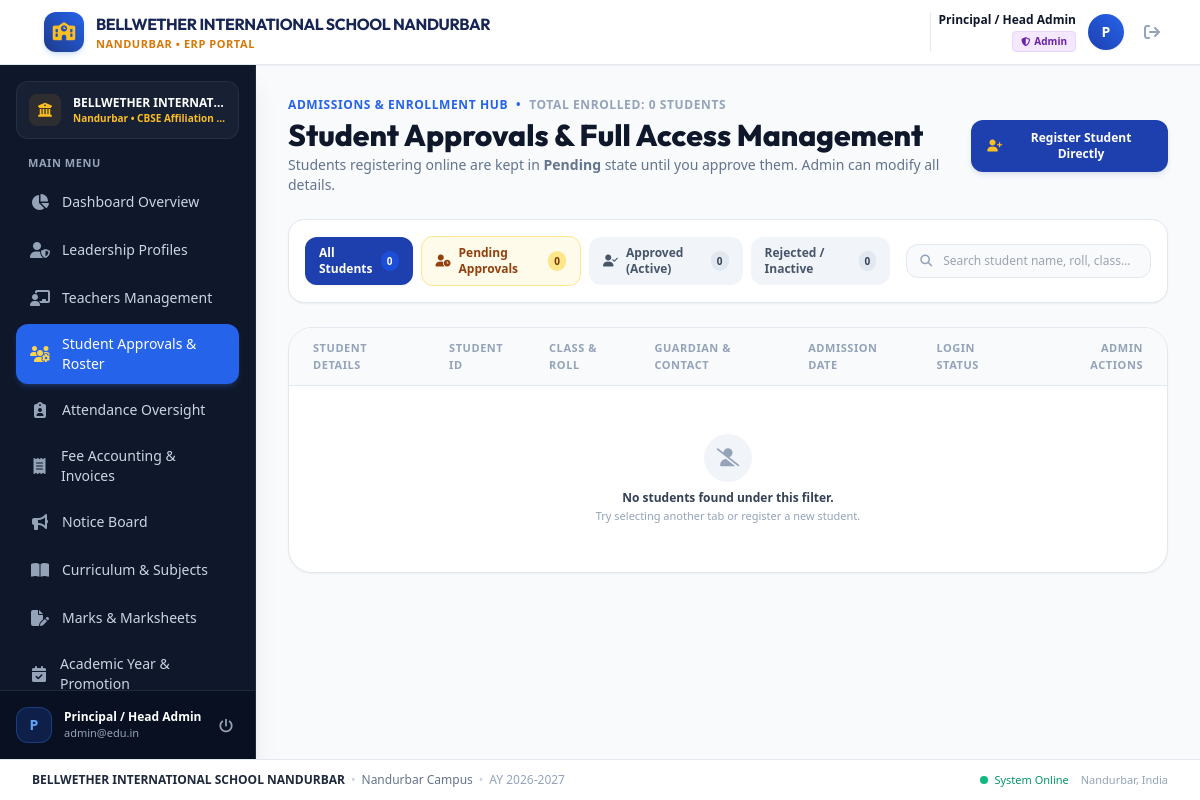
The page /admin/students.php (signed in) on the database as committed earlier.
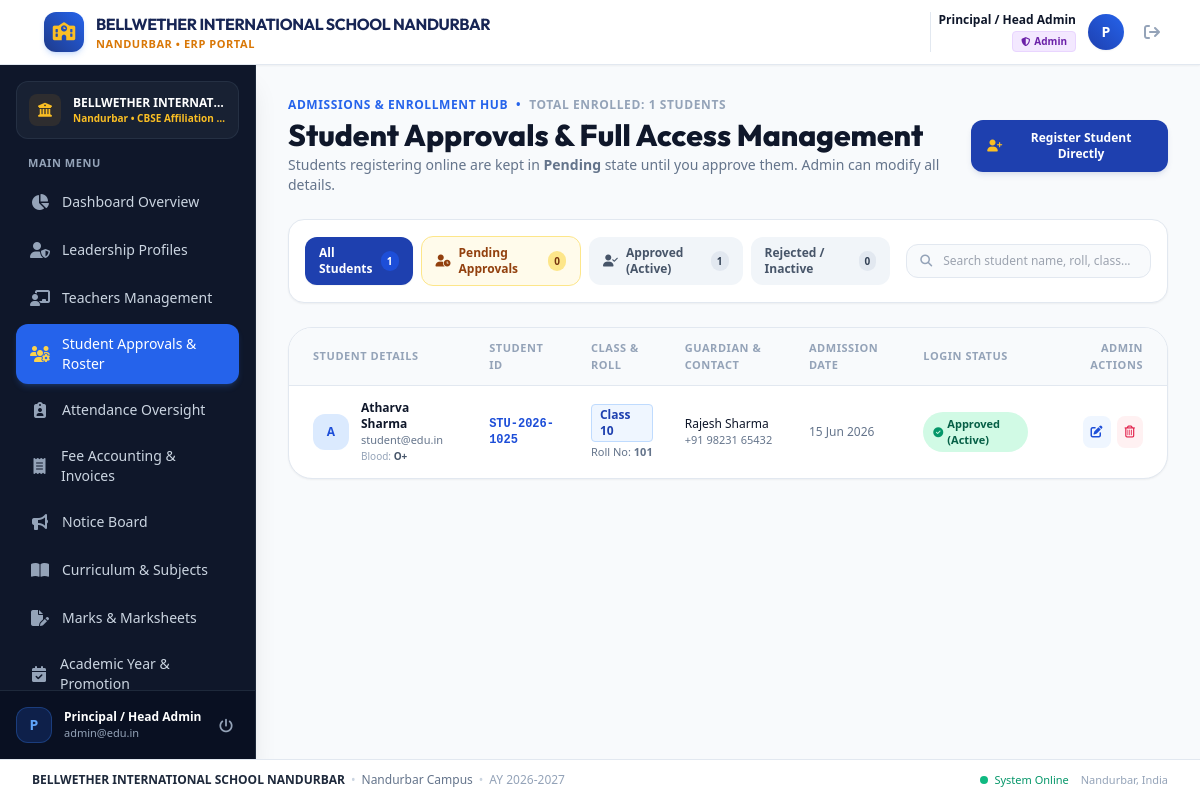
The same page on the database as committed later.
### tables this page shows
CREATE TABLE students (
            id INTEGER PRIMARY KEY AUTOINCREMENT,
            user_id INTEGER UNIQUE NOT NULL,
            student_code TEXT UNIQUE NOT NULL,
            full_name TEXT NOT NULL,
            gender TEXT,
            dob TEXT,
            class TEXT NOT NULL,
            roll_no TEXT,
            guardian_name TEXT,
            phone TEXT,
            address TEXT,
            blood_group TEXT,
            admission_date TEXT, photo TEXT DEFAULT NULL,
            FOREIGN KEY (user_id) REFERENCES users(id) ON DELETE CASCADE
        );

CREATE TABLE "users" (
            id INTEGER PRIMARY KEY AUTOINCREMENT,
            username TEXT UNIQUE NOT NULL,
            email TEXT UNIQUE NOT NULL,
            password TEXT NOT NULL,
            role TEXT CHECK(role IN ('admin', 'principal', 'vice_principal', 'teacher', 'student')) NOT NULL,
            status TEXT CHECK(status IN ('pending', 'approved', 'rejected', 'active', 'inactive')) DEFAULT 'approved',
            created_at DATETIME DEFAULT CURRENT_TIMESTAMP,
            updated_at DATETIME DEFAULT CURRENT_TIMESTAMP
        );

### admin/students.php (the view, shortened to what the changed rows need)
<?php
require_once __DIR__ . '/../includes/auth.php';
$active_tab = $_GET['tab'] ?? ($_GET['status'] ?? 'all');
$where = "WHERE u.role = 'student'";
$students = $pdo->query("
    SELECT s.*, u.id as user_id, u.username, u.email, u.status, u.created_at as registered_at
    FROM students s
    JOIN users u ON s.user_id = u.id
    {$where}
    ORDER BY u.id DESC
")->fetchAll();
$counts = [
    'all' => $pdo->query("SELECT COUNT(*) FROM users WHERE role = 'student'")->fetchColumn(),
    'pending' => $pdo->query("SELECT COUNT(*) FROM users WHERE role = 'student' AND status = 'pending'")->fetchColumn(),
    'approved' => $pdo->query("SELECT COUNT(*) FROM users WHERE role = 'student' AND status = 'approved'")->fetchColumn(),
    'rejected' => $pdo->query("SELECT COUNT(*) FROM users WHERE role = 'student' AND status IN ('rejected', 'inactive')")->fetchColumn(),
];
?>
<?php
require_once __DIR__ . '/../includes/header.php';
require_once __DIR__ . '/../includes/sidebar.php';
?>
<main class="flex-1 overflow-y-auto bg-slate-50 p-4 sm:p-6 lg:p-8">
    <div class="flex flex-col sm:flex-row sm:items-center justify-between gap-4 mb-6">
        <div>
            <div class="flex items-center space-x-2 text-xs font-bold text-blue-600 uppercase tracking-wider mb-1">
                <span>Admissions &amp; Enrollment Hub</span>
                <span>&bull;</span>
                <span class="text-slate-400">Total Enrolled: <?= $counts['all'] ?> Students</span>
            </div>
            <h1 class="text-2xl sm:text-3xl font-extrabold text-slate-900 font-['Outfit']">
                Student Approvals &amp; Full Access Management
            </h1>
        </div>
    </div>
    <div class="bg-white p-4 rounded-2xl border border-slate-200 shadow-sm mb-6 flex flex-col md:flex-row items-center justify-between gap-4">
        <div class="flex items-center space-x-2 overflow-x-auto w-full md:w-auto pb-2 md:pb-0">
            <a href="/admin/students.php?tab=all" class="px-3.5 py-2 rounded-xl text-xs font-bold transition flex items-center space-x-2 <?= $active_tab === 'all' ? 'bg-navy-800 text-white shadow-sm' : 'bg-slate-100 text-slate-600 hover:bg-slate-200' ?>">
                <span>All Students</span>
                <span class="px-1.5 py-0.5 rounded-full text-[10px] <?= $active_tab === 'all' ? 'bg-navy-700 text-white' : 'bg-slate-200 text-slate-700' ?>"><?= $counts['all'] ?></span>
            </a>
            <a href="/admin/students.php?tab=approved" class="px-3.5 py-2 rounded-xl text-xs font-bold transition flex items-center space-x-2 <?= $active_tab === 'approved' ? 'bg-emerald-600 text-white shadow-sm' : 'bg-slate-100 text-slate-600 hover:bg-slate-200' ?>">
                <i class="fa-solid fa-user-check text-xs"></i>
                <span>Approved (Active)</span>
                <span class="px-1.5 py-0.5 rounded-full text-[10px] <?= $active_tab === 'approved' ? 'bg-emerald-700 text-white' : 'bg-slate-200 text-slate-700' ?>"><?= $counts['approved'] ?></span>
            </a>
        </div>
    </div>
    <div class="bg-white rounded-3xl border border-slate-200 shadow-sm overflow-hidden">
        <div class="overflow-x-auto">
            <table id="studentsTable" class="w-full text-left border-collapse">
                <thead>
                    <tr class="bg-slate-50 text-[11px] font-bold text-slate-400 uppercase tracking-wider border-b border-slate-200">
                        <th class="py-3 px-4 sm:px-6">Student Details</th>
                        <th class="py-3 px-4">Student ID</th>
                        <th class="py-3 px-4">Class &amp; Roll</th>
                        <th class="py-3 px-4">Guardian &amp; Contact</th>
                        <th class="py-3 px-4">Admission Date</th>
                        <th class="py-3 px-4">Login Status</th>
                        <th class="py-3 px-4 sm:px-6 text-right">Admin Actions</th>
                    </tr>
                </thead>
                <tbody class="divide-y divide-slate-100 text-xs">
                    <?php if (empty($students)): ?>
                        <tr>
                            <td colspan="7" class="py-12 text-center text-slate-400">
                                <div class="w-12 h-12 rounded-full bg-slate-100 text-slate-400 flex items-center justify-center mx-auto mb-2 text-lg">
                                    <i class="fa-solid fa-user-slash"></i>
                                </div>
                                <p class="font-bold text-slate-700">No students found under this filter.</p>
                                <p class="text-[11px] text-slate-400 mt-0.5">Try selecting another tab or register a new student.</p>
                            </td>
                        </tr>
                    <?php endif; ?>
                    <?php foreach ($students as $s): ?>
                        <tr class="hover:bg-slate-50/70 transition">
                            <td class="py-3.5 px-4 sm:px-6">
                                <div class="flex items-center space-x-3">
                                    <?php if (!empty($s['photo']) && file_exists(__DIR__ . '/../' . ltrim($s['photo'], '/'))): ?>
                                        <img src="<?= htmlspecialchars($s['photo']) ?>" alt="Photo" class="w-9 h-9 rounded-xl object-cover border border-amber-300 shadow-2xs shrink-0">
                                    <?php else: ?>
                                        <div class="w-9 h-9 rounded-xl <?= $s['gender'] === 'Female' ? 'bg-pink-100 text-pink-700' : 'bg-blue-100 text-blue-700' ?> flex items-center justify-center font-bold text-xs shrink-0">
                                            <?= strtoupper(substr($s['full_name'], 0, 1)) ?>
                                        </div>
                                    <?php endif; ?>
                                    <div>
                                        <div class="font-bold text-slate-900"><?= htmlspecialchars($s['full_name']) ?></div>
                                        <div class="text-[11px] text-slate-500"><?= htmlspecialchars($s['email']) ?></div>
                                        <div class="text-[10px] text-slate-400">Blood: <span class="font-semibold text-slate-600"><?= htmlspecialchars($s['blood_group'] ?: 'N/A') ?></span></div>
                                    </div>
                                </div>
                            </td>
                            <td class="py-3.5 px-4 font-mono font-bold text-blue-700">
                                <?= htmlspecialchars($s['student_code']) ?>
                            </td>
                            <td class="py-3.5 px-4">
                                <span class="inline-flex items-center px-2 py-0.5 rounded font-semibold bg-blue-50 text-blue-800 border border-blue-200">
                                    <?= htmlspecialchars($s['class']) ?>
                                </span>
                                <div class="text-[11px] text-slate-500 mt-0.5">Roll No: <strong><?= htmlspecialchars($s['roll_no'] ?: 'N/A') ?></strong></div>
                            </td>
                            <td class="py-3.5 px-4">
                                <div class="font-medium text-slate-900"><?= htmlspecialchars($s['guardian_name'] ?: 'N/A') ?></div>
                                <div class="text-[11px] text-slate-500"><?= htmlspecialchars($s['phone'] ?: 'N/A') ?></div>
                            </td>
                            <td class="py-3.5 px-4 text-slate-500">
                                <?= date('d M Y', strtotime($s['admission_date'] ?: $s['registered_at'])) ?>
                            </td>
                            <td class="py-3.5 px-4">
                                <?php if ($s['status'] === 'approved'): ?>
                                    <span class="inline-flex items-center px-2.5 py-1 rounded-full text-[11px] font-bold bg-emerald-100 text-emerald-800">
                                        <i class="fa-solid fa-circle-check text-[10px] mr-1 text-emerald-600"></i>
                                        Approved (Active)
                                    </span>
                                <?php else: ?>
                                    <span class="inline-flex items-center px-2.5 py-1 rounded-full text-[11px] font-bold bg-slate-100 text-slate-700">
                                        Inactive
                                    </span>
                                <?php endif; ?>
                            </td>
                            <td class="py-3.5 px-4 sm:px-6 text-right">
                                <div class="flex items-center justify-end space-x-1.5">
                                    <button type="button"
                                            onclick='openEditStudentModal(<?= htmlspecialchars(json_encode($s), ENT_QUOTES, "UTF-8") ?>)'
                                            class="p-2 rounded-lg bg-blue-50 text-blue-700 hover:bg-blue-100 font-semibold text-xs transition" title="Edit Student Details">
                                        <i class="fa-solid fa-pen-to-square"></i>
                                    </button>
                                    <form method="POST" action="students.php" onsubmit="return confirm('Permanently remove this student record and their login ID?');">
                                        <button type="submit" class="p-2 rounded-lg bg-rose-50 text-rose-600 hover:bg-rose-100 text-xs transition" title="Delete Student">
                                            <i class="fa-regular fa-trash-can"></i>
                                        </button>
                                    </form>
                                </div>
                            </td>
                        </tr>
                    <?php endforeach; ?>
                </tbody>
            </table>
        </div>
    </div>
</main>
<?php require_once __DIR__ . '/../includes/footer.php'; ?>

### includes/sidebar.php (shortened to what the changed rows need)
<?php
$current_uri = $_SERVER['REQUEST_URI'];
$nav_items = [];
?>
<aside id="sidebar" class="fixed inset-y-0 left-0 z-40 w-64 bg-slate-900 text-slate-300 transform -translate-x-full lg:translate-x-0 lg:static lg:inset-auto transition-transform duration-200 ease-in-out flex flex-col justify-between shrink-0 shadow-xl border-r border-slate-800 no-print">
    <div class="p-4 flex-1 flex flex-col overflow-y-auto">
        <div class="space-y-1">
            <?php foreach ($nav_items as $item): ?>
                <a href="<?= $item['url'] ?>"
                   class="flex items-center justify-between px-3.5 py-2.5 rounded-xl font-medium text-sm transition-all group <?= $item['active'] ? 'bg-navy-600 text-white shadow-md shadow-blue-500/20' : 'text-slate-300 hover:bg-slate-800 hover:text-white' ?>">
                    <div class="flex items-center space-x-3">
                        <i class="<?= $item['icon'] ?> text-base w-5 text-center <?= $item['active'] ? 'text-amber-300' : 'text-slate-400 group-hover:text-blue-400' ?>"></i>
                        <span><?= $item['title'] ?></span>
                    </div>
                </a>
            <?php endforeach; ?>
        </div>
    </div>
</aside>

Rows that differ between the two databases and show on the page:
added students: full_name "A", full_name "Atharva Sharma", user.email "student@edu.in", blood_group "O+", student_code "STU-2026-1025", class "Class 10", roll_no "101", guardian_name "Rajesh Sharma", phone "+91 98231 65432", admission_date "15 Jun 2026"
Other text that changed with them:
$counts['all']: "0" → "1"
$counts['approved']: "0" → "1"
text no longer shown: "No students found under this filter. Try selecting another tab or register a new student."
